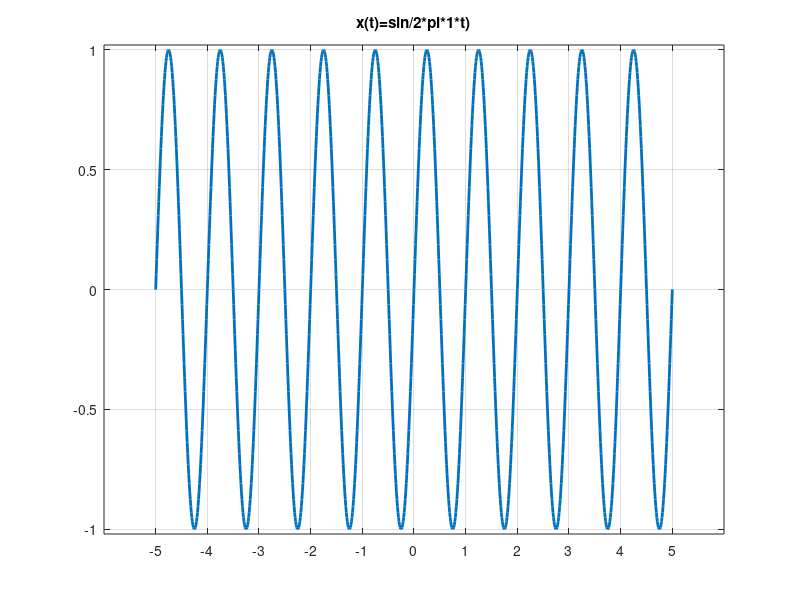

The MATLAB source for this figure:
clear
clc
t=-5:0.01:5;
x=sin(2*pi*1*t);
plot(t,x,'LineWidth',2)
ylim([-1.02 1.02])
grid
xticks([-5:5])
title('x(t)=sin/2*pi*1*t)')